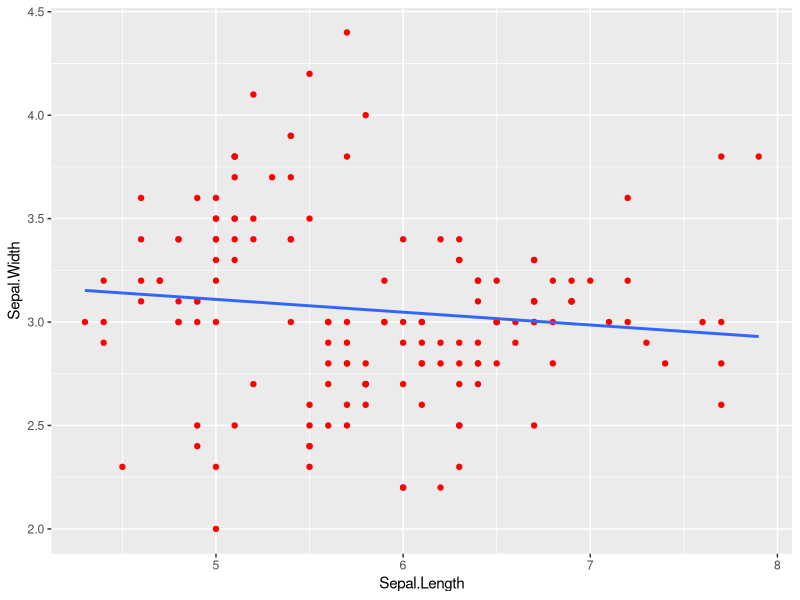
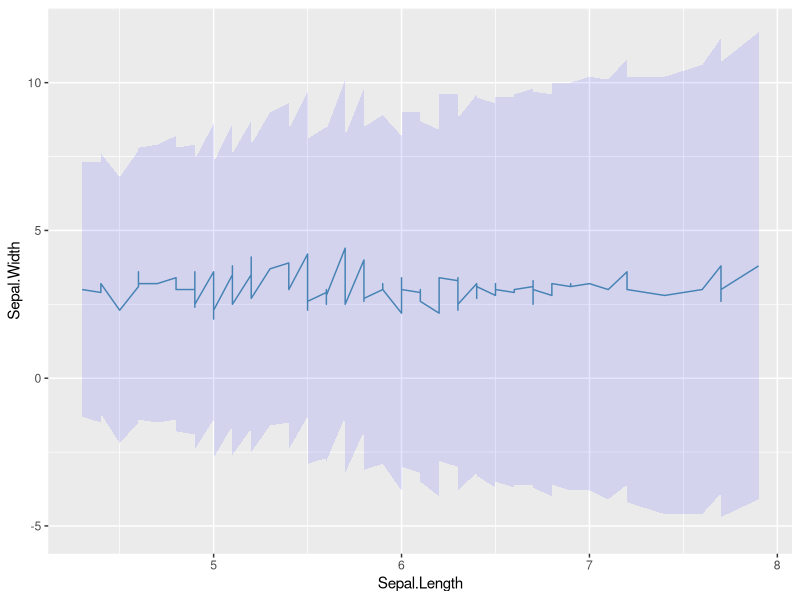
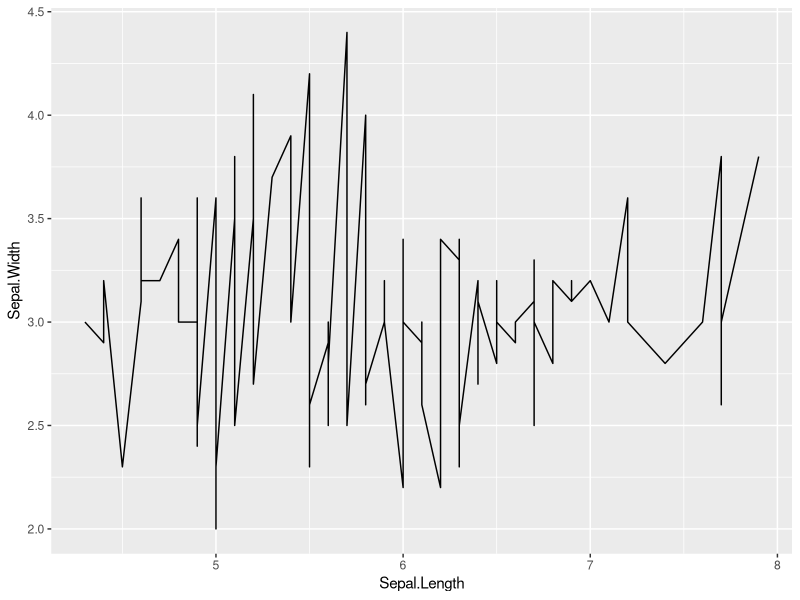
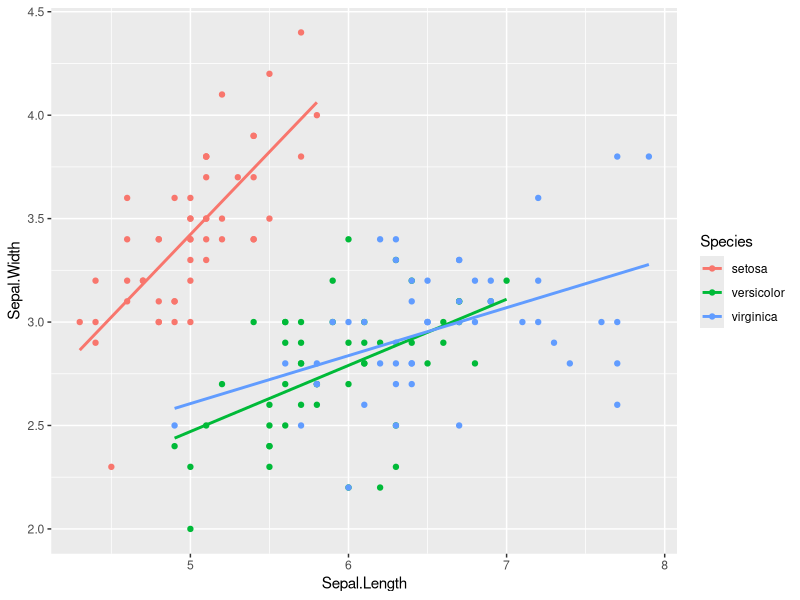
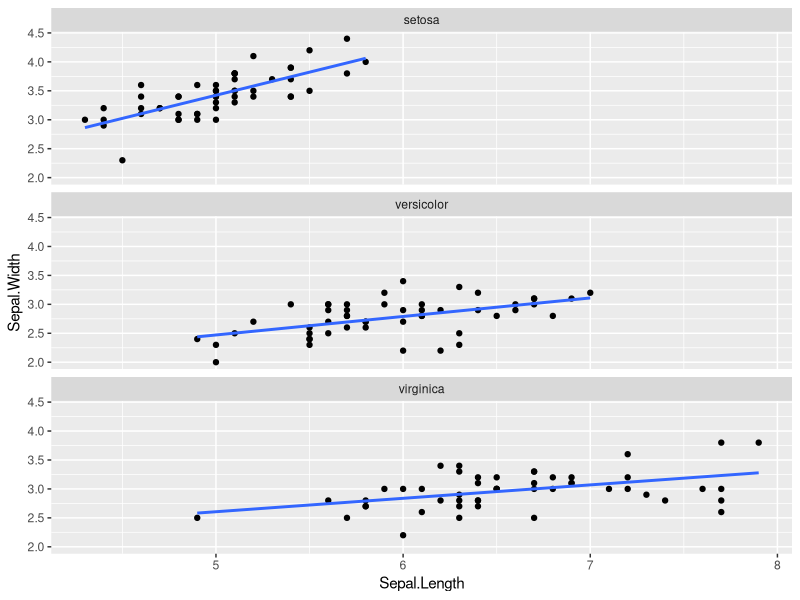

These figures' R source, in order:
## ---- chunk 1
knitr::opts_chunk$set(echo = TRUE)
## ---- chunk 2
library(ggplot2)
ggplot(data = iris) +
  geom_point(aes(x = Sepal.Length, y = Sepal.Width), color = "red") +
  geom_smooth(formula = y~x, aes(x = Sepal.Length, y = Sepal.Width),
              method = "lm", se =FALSE)


ggplot(iris, aes(Sepal.Length, Sepal.Width)) +
  geom_ribbon(aes(ymin = Sepal.Width - Sepal.Length, ymax = Sepal.Width + Sepal.Length),
              fill = "blue", alpha = .1) +
  geom_line(color = "steelblue")

ggplot(iris, aes(Sepal.Length, Sepal.Width)) +
  geom_line()

## ---- chunk 3
ggplot(data = iris,
       aes(
          x = Sepal.Length,
          y = Sepal.Width,
           color = Species
      )
      ) +
      geom_point() +
      geom_smooth(method = "lm", se = FALSE, formula = y~x)

ggplot(data= iris, aes(x = Sepal.Length, y = Sepal.Width)) +
  geom_point() +
  geom_smooth(formula = y~x, method = "lm", se = F) +
  facet_wrap( ~ Species, nrow = 3)
